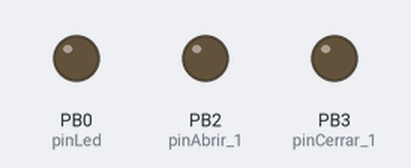
Simulated run of this sketch. Board: ATtiny85, built with avr-gcc and run on an emulated ATtiny85. Parts: output pins drawn as LEDs (lit = HIGH). Sleep ends after the set time or at an interrupt.

Above: at 0.1 s.
Timing chart, 0 to 1.6 s (numbered marks = the images above):
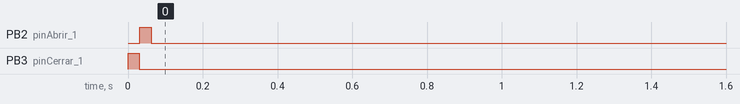

Measured:
- by itself, PB2 (pinAbrir_1): LOW → HIGH at 0.03 s, → LOW 0.03 s later

The sketch:

riego_attiny85_2.ino
```cpp
  //****************************************************************

/*

 * Watchdog Sleep Example

 * Demonstrate the Watchdog and Sleep Functions

 * Photoresistor on analog0 Piezo Speaker on pin 10

 *


 * KHM 2008 / Lab3/  Martin Nawrath nawrath@khm.de

 * Kunsthochschule fuer Medien Koeln

 * Academy of Media Arts Cologne


 */

//****************************************************************


#include <avr/sleep.h>
//#include <avr/wdt.h>
//#include <avr/io.h>
//#include <avr/interrupt.h>

#ifndef cbi

#define cbi(sfr, bit) (_SFR_BYTE(sfr) &= ~_BV(bit))

#endif

#ifndef sbi

#define sbi(sfr, bit) (_SFR_BYTE(sfr) |= _BV(bit))

#endif

volatile boolean f_wdt=1;


/*CONSTANTES*/

//Pines
int pinLed = 0;
int pinAbrir_1 = 2;
int pinCerrar_1 = 3;

//sensores
int sensorHumedad = 4;
int sensorLuz =5;

//constantes
int min_humedad=10;
int max_humedad=80;
int limiteLuz=20; //20% de luz


//controlamos el tiempo mnimo y maximo de riego y el tiempo minimo entre riegos
unsigned long min_tiempo_regando = 300000; //un tiempo MINIMO de riego de 5 minutos
unsigned long max_tiempo_regando = 900000; //un tiempo maximo de riego de 15 minutos
unsigned long min_tiempo_entre_riegos = 18000000; //un tiempo minimo entre riegos de 5 horas

/*FIN DE CONSTANTES*/


//variables
float NumeroLecturasMedia = 10;

float luz;
float luz0[10];

float humedad;
float humedad0[10];

boolean regando =false;
boolean ocurrio_primer_riego = false; //si es el inicio del sistema no se ha de tener en cuenta el tiempo minimo entre riegos
unsigned long  tiempo_Regando = 0 ;
unsigned long  tiempo_NO_Regando = 0;
unsigned long  inicio_riego = 0 ;
unsigned long  paro_riego = 0 ;
//****************************************************************

void setup(){
  pinMode(pinLed,OUTPUT);
  pinMode(pinAbrir_1,OUTPUT);
  pinMode(pinCerrar_1,OUTPUT);
  Cerrar();
  setup_watchdog(9);

}
//****************************************************************

//****************************************************************

//****************************************************************

void loop(){

  riego();

  f_wdt=0;       // reset flag

  pinMode(2,INPUT); // set all used port to intput to save power
  pinMode(3,INPUT); // set all used port to intput to save power
  pinMode(4,INPUT); // set all used port to intput to save power
  pinMode(5,INPUT); // set all used port to intput to save power

  system_sleep();

  pinMode(2,OUTPUT); // set all ports into state before sleep
  pinMode(3,OUTPUT); // set all ports into state before sleep
  pinMode(4,OUTPUT); // set all ports into state before sleep
  pinMode(5,OUTPUT); // set all ports into state before sleep


}

//-----------------------------------
//Funciones
//-----------------------------------
void riego(){


  //lectura de la humedad y la luz
  LecturaAmbiente();

  //REGANDO
  if(regando){

    //Tiempo regando
    tiempo_Regando = millis()-inicio_riego;

    //Para riego
    if(humedad>max_humedad && tiempo_Regando > min_tiempo_regando  || tiempo_Regando > max_tiempo_regando){ //cortamos si se supera la humedad siempre que no lleve mas del minimo de tiempo de riego o lleva max_tiempo_regando y
      //NO regando
      regando=false;
      //válvula = cerrada;
      Cerrar();
      //ledAmarillo=low;
      paro_riego = millis();

    }

  }
  //NO REGANDO
  else{

    //Tiempo SIN regar
    tiempo_NO_Regando = millis()-paro_riego;//hay que tener en cuenta que de inicio no va a regar hasta pasado el tiempo entre riegos

    //activa riego
    if(humedad<min_humedad && luz<limiteLuz && (tiempo_NO_Regando > min_tiempo_entre_riegos || !ocurrio_primer_riego)){

      ocurrio_primer_riego=true; //nos permitia controlar que si no se habia regado por primera vez no tuviese en cuenta el tiempo entre riegos

      inicio_riego = millis(); //Solo se actualiza la primera vez que entra en el bucle, al inicio del riego

      //regando
      regando=true;
      //válvula = abierta;
      Abrir();
    }

  }
}
//****************************************************************
//pulso de 30ms para abrir
void Abrir(){
    digitalWrite(pinAbrir_1, HIGH);
    delay(30);
    digitalWrite(pinAbrir_1, LOW);
}
//****************************************************************
//pulso de 30ms para cerrar
void Cerrar(){
    digitalWrite(pinCerrar_1, HIGH);
    delay(30);
    digitalWrite(pinCerrar_1, LOW);
}
//****************************************************************
//*** LECTURA DE LOS SENSORES*************************************
//****************************************************************
void LecturaAmbiente(){
  LecturaHumedad();
  LecturaLuz();
}
void LecturaHumedad(){
  int i;
  //Tomar la media de NumeroLecturasMedia valores
  for(i=NumeroLecturasMedia;i>0;i--){
    humedad0[i] = humedad0[i-1];
  }

      humedad0[0] = analogRead (sensorHumedad)/1024.0*100.0 ;

  humedad=0;

  for(i=0;i<NumeroLecturasMedia;i++){
    humedad += humedad0[i];
  }

  humedad = humedad/NumeroLecturasMedia;

}


void  LecturaLuz(){
  int i;
  //Tomar la media de NumeroLecturasMedia valores
  for(i=NumeroLecturasMedia;i>0;i--){
    luz0[i] = luz0[i-1];
  }

  luz0[0] = (analogRead(sensorLuz)/1023.00)*100.00;

  luz=0;

  for(i=0;i<NumeroLecturasMedia;i++){
    luz += luz0[i];
  }

  //Sacamos la media de temperaturas
  luz = luz/NumeroLecturasMedia;

}
//****************************************************************
// set system into the sleep state
// system wakes up when wtchdog is timed out
void system_sleep() {

  cbi(ADCSRA,ADEN);                    // switch Analog to Digitalconverter OFF
  set_sleep_mode(SLEEP_MODE_PWR_DOWN); // sleep mode is set here
  sleep_enable();
  sleep_mode();                        // System actually sleeps here
  sleep_disable();                     // System continues execution here when watchdog timed out
  sbi(ADCSRA,ADEN);                    // switch Analog to Digitalconverter ON

}


//****************************************************************

// 0=16ms, 1=32ms,2=64ms,3=128ms,4=250ms,5=500ms
// 6=1 sec,7=2 sec, 8=4 sec, 9= 8sec
void setup_watchdog(int ii) {
  byte bb;
  int ww;
  if (ii > 9 ) ii=9;
  bb=ii & 7;
  if (ii > 7) bb|= (1<<5);
  bb|= (1<<WDCE);
  ww=bb;
  MCUSR &= ~(1<<WDRF);
  // start timed sequence
  WDTCR |= (1<<WDCE) | (1<<WDE);
  // set new watchdog timeout value
  WDTCR = bb;
  WDTCR |= _BV(WDIE);
}

//****************************************************************

// Watchdog Interrupt Service / is executed when  watchdog timed out

ISR(WDT_vect) {

  f_wdt=1;  // set global flag

}
```
